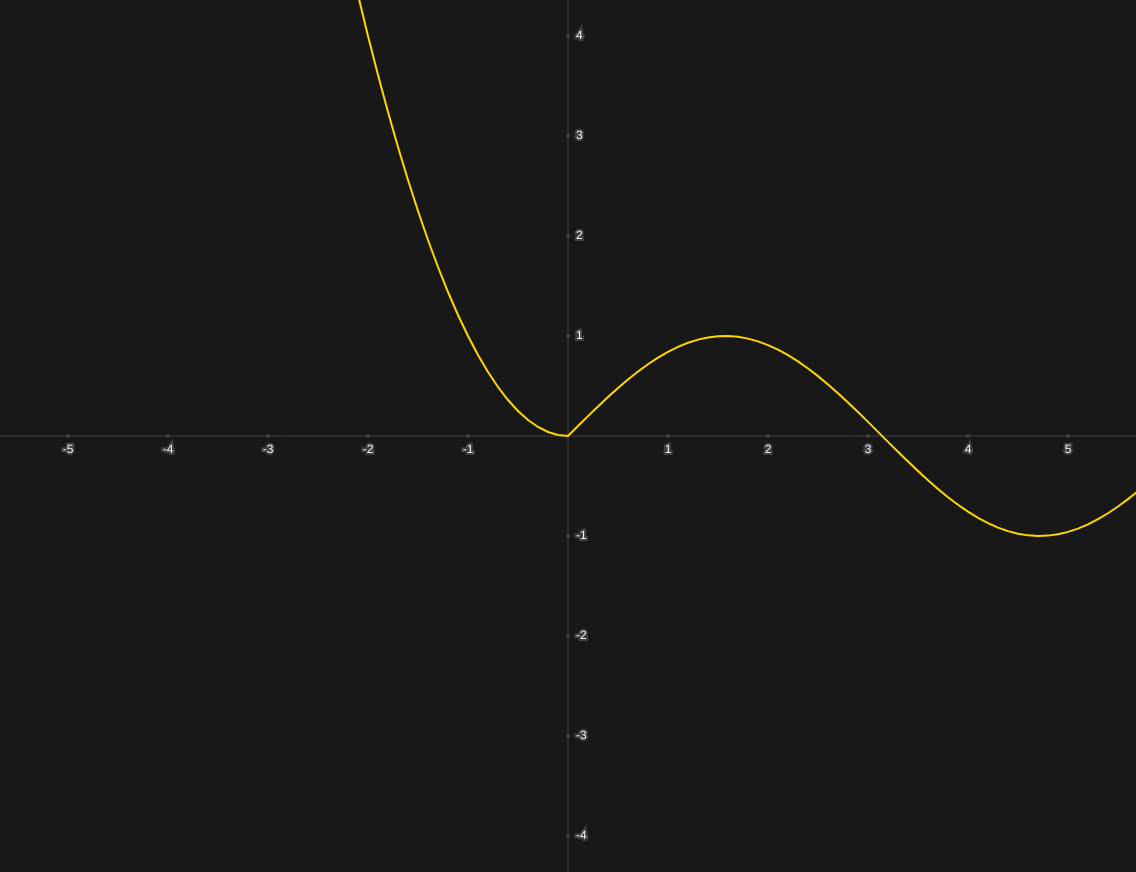
Frame 1 (no input)
Frame 60 (no input): identical to frame 1, image omitted
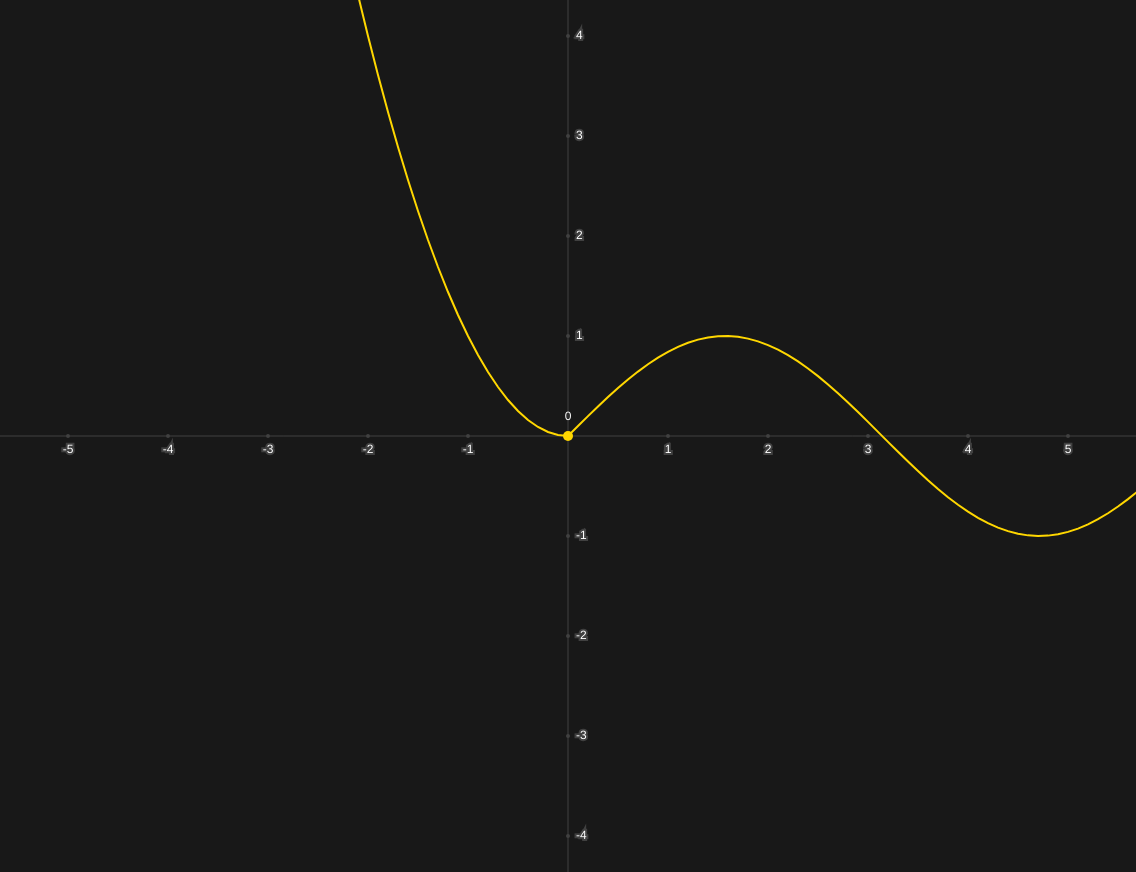
Frame 120 (the mouse pressed at the canvas centre since frame 60)

The p5.js sketch that drew these frames (run headless with seeded random() and noise() and a simulated clock; from frame 60 on, the mouse is pressed at the canvas centre):

// p5.js sketch
// ── sketch.js
const SKETCH_MARGIN = 32;

let sampling;
let scale;
let functionInput;

function getCanvasWidth() {
  return windowWidth - SKETCH_MARGIN * 2;
}

function getCanvasHeight() {
  return windowHeight - SKETCH_MARGIN * 2 - 64;
}

function f(x) {
  try {
    return eval(functionInput.value());
  } catch (e) {
    return 0
  }
}

function setup() {
  createCanvas(getCanvasWidth(), getCanvasHeight());
  functionInput = createInput('x > 0 ? Math.sin(x) : x * x');
  sampling = createSlider(1, 10, 10, 1);
  scale = createSlider(20, 250, 100, 1);
}

function draw() {
  background(24);
  push();
  stroke(64);
  line(0, getCanvasHeight() / 2, getCanvasWidth(), getCanvasHeight() / 2);
  line(getCanvasWidth() / 2, 0, getCanvasWidth() / 2, getCanvasHeight());
  translate(getCanvasWidth() / 2, getCanvasHeight() / 2);
  strokeWeight(4);
  fill(255);
  textAlign(CENTER, TOP);
  for (let i = scale.value(), j = 1; i < getCanvasWidth() / 2; i += scale.value(), j++) {
    point(i, 0);
    text(j, i, 8);
  }
  for (let i = -scale.value(), j = -1; i > -getCanvasWidth() / 2; i -= scale.value(), j--) {
    point(i, 0);
    text(j, i, 8);
  }
  textAlign(LEFT, CENTER);
  for (let i = scale.value(), j = -1; i < getCanvasHeight() / 2; i += scale.value(), j--) {
    point(0, i);
    text(j, 8, i);
  }
  for (let i = -scale.value(), j = 1; i > -getCanvasHeight() / 2; i -= scale.value(), j++) {
    point(0, i);
    text(j, 8, i);
  }
  stroke('gold');
  strokeWeight(2);
  beginShape();
  noFill();

  for (let i = -getCanvasWidth() / 2; i < getCanvasWidth() / 2; i += 1 / sampling.value()) {
    const x = i;
    const y = f(x);

    vertex(x * scale.value(), -y * scale.value());
  }

  endShape();

  strokeWeight(10);
  const x = mouseX - getCanvasWidth() / 2;
  const y = -f(x / scale.value()) * scale.value();
  point(x, y);
  fill(255);
  noStroke();
  textAlign(CENTER, BASELINE);
  text(Math.round(-y / scale.value() * 100) / 100, x, y - 16);

  pop();
}
